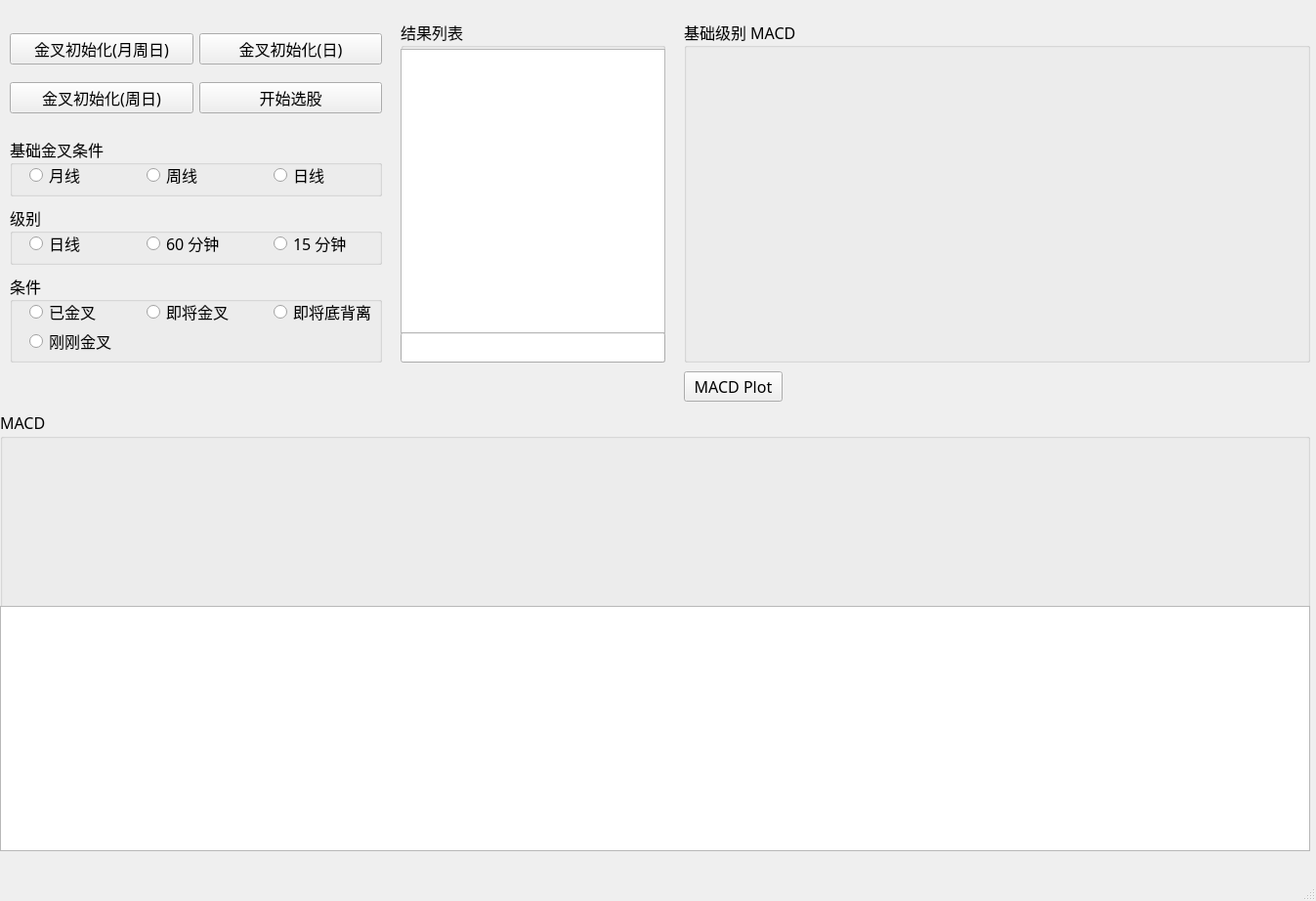
<?xml version="1.0" encoding="UTF-8"?>
<ui version="4.0">
 <class>MainWindow</class>
 <widget class="QMainWindow" name="MainWindow">
  <property name="geometry">
   <rect>
    <x>0</x>
    <y>0</y>
    <width>1347</width>
    <height>922</height>
   </rect>
  </property>
  <property name="font">
   <font>
    <family>微软雅黑</family>
    <pointsize>12</pointsize>
   </font>
  </property>
  <property name="windowTitle">
   <string>MainWindow</string>
  </property>
  <widget class="QWidget" name="centralwidget">
   <widget class="QGroupBox" name="groupBox_3">
    <property name="geometry">
     <rect>
      <x>10</x>
      <y>280</y>
      <width>381</width>
      <height>91</height>
     </rect>
    </property>
    <property name="font">
     <font>
      <family>微软雅黑</family>
      <pointsize>12</pointsize>
      <weight>50</weight>
      <bold>false</bold>
     </font>
    </property>
    <property name="title">
     <string>条件</string>
    </property>
    <widget class="QRadioButton" name="radioButton_8">
     <property name="geometry">
      <rect>
       <x>20</x>
       <y>30</y>
       <width>71</width>
       <height>18</height>
      </rect>
     </property>
     <property name="text">
      <string>已金叉</string>
     </property>
    </widget>
    <widget class="QRadioButton" name="radioButton_9">
     <property name="geometry">
      <rect>
       <x>140</x>
       <y>30</y>
       <width>91</width>
       <height>18</height>
      </rect>
     </property>
     <property name="text">
      <string>即将金叉</string>
     </property>
    </widget>
    <widget class="QRadioButton" name="radioButton_10">
     <property name="geometry">
      <rect>
       <x>270</x>
       <y>30</y>
       <width>111</width>
       <height>18</height>
      </rect>
     </property>
     <property name="text">
      <string>即将底背离</string>
     </property>
    </widget>
    <widget class="QRadioButton" name="radioButton_11">
     <property name="geometry">
      <rect>
       <x>20</x>
       <y>60</y>
       <width>91</width>
       <height>18</height>
      </rect>
     </property>
     <property name="text">
      <string>刚刚金叉</string>
     </property>
    </widget>
   </widget>
   <widget class="QGroupBox" name="groupBox_4">
    <property name="geometry">
     <rect>
      <x>410</x>
      <y>20</y>
      <width>271</width>
      <height>351</height>
     </rect>
    </property>
    <property name="font">
     <font>
      <family>微软雅黑</family>
      <pointsize>12</pointsize>
     </font>
    </property>
    <property name="title">
     <string>结果列表</string>
    </property>
    <widget class="QLineEdit" name="lineEdit">
     <property name="geometry">
      <rect>
       <x>0</x>
       <y>320</y>
       <width>271</width>
       <height>31</height>
      </rect>
     </property>
    </widget>
    <widget class="QListWidget" name="listWidget">
     <property name="geometry">
      <rect>
       <x>0</x>
       <y>30</y>
       <width>271</width>
       <height>291</height>
      </rect>
     </property>
    </widget>
   </widget>
   <widget class="QGroupBox" name="groupBox_2">
    <property name="geometry">
     <rect>
      <x>10</x>
      <y>210</y>
      <width>381</width>
      <height>61</height>
     </rect>
    </property>
    <property name="font">
     <font>
      <family>微软雅黑</family>
      <pointsize>12</pointsize>
      <weight>50</weight>
      <bold>false</bold>
     </font>
    </property>
    <property name="title">
     <string>级别</string>
    </property>
    <widget class="QRadioButton" name="radioButton_6">
     <property name="geometry">
      <rect>
       <x>140</x>
       <y>30</y>
       <width>111</width>
       <height>18</height>
      </rect>
     </property>
     <property name="text">
      <string>60 分钟</string>
     </property>
    </widget>
    <widget class="QRadioButton" name="radioButton_7">
     <property name="geometry">
      <rect>
       <x>270</x>
       <y>30</y>
       <width>111</width>
       <height>18</height>
      </rect>
     </property>
     <property name="text">
      <string>15 分钟</string>
     </property>
    </widget>
    <widget class="QRadioButton" name="radioButton_12">
     <property name="geometry">
      <rect>
       <x>20</x>
       <y>30</y>
       <width>71</width>
       <height>18</height>
      </rect>
     </property>
     <property name="text">
      <string>日线</string>
     </property>
    </widget>
   </widget>
   <widget class="QWidget" name="horizontalLayoutWidget">
    <property name="geometry">
     <rect>
      <x>10</x>
      <y>30</y>
      <width>381</width>
      <height>41</height>
     </rect>
    </property>
    <layout class="QHBoxLayout" name="horizontalLayout">
     <item>
      <widget class="QPushButton" name="pushButton">
       <property name="font">
        <font>
         <family>微软雅黑</family>
         <pointsize>12</pointsize>
        </font>
       </property>
       <property name="text">
        <string>金叉初始化(月周日)</string>
       </property>
      </widget>
     </item>
     <item>
      <widget class="QPushButton" name="pushButton_2">
       <property name="font">
        <font>
         <family>微软雅黑</family>
         <pointsize>12</pointsize>
        </font>
       </property>
       <property name="text">
        <string>金叉初始化(日)</string>
       </property>
      </widget>
     </item>
    </layout>
   </widget>
   <widget class="QGroupBox" name="groupBox">
    <property name="geometry">
     <rect>
      <x>10</x>
      <y>140</y>
      <width>381</width>
      <height>61</height>
     </rect>
    </property>
    <property name="font">
     <font>
      <family>微软雅黑</family>
      <pointsize>12</pointsize>
      <weight>50</weight>
      <bold>false</bold>
     </font>
    </property>
    <property name="title">
     <string>基础金叉条件</string>
    </property>
    <widget class="QRadioButton" name="radioButton">
     <property name="geometry">
      <rect>
       <x>20</x>
       <y>30</y>
       <width>61</width>
       <height>18</height>
      </rect>
     </property>
     <property name="text">
      <string>月线</string>
     </property>
    </widget>
    <widget class="QRadioButton" name="radioButton_2">
     <property name="geometry">
      <rect>
       <x>140</x>
       <y>30</y>
       <width>61</width>
       <height>18</height>
      </rect>
     </property>
     <property name="text">
      <string>周线</string>
     </property>
    </widget>
    <widget class="QRadioButton" name="radioButton_3">
     <property name="geometry">
      <rect>
       <x>270</x>
       <y>30</y>
       <width>61</width>
       <height>18</height>
      </rect>
     </property>
     <property name="text">
      <string>日线</string>
     </property>
    </widget>
   </widget>
   <widget class="QWidget" name="verticalLayoutWidget">
    <property name="geometry">
     <rect>
      <x>50</x>
      <y>380</y>
      <width>611</width>
      <height>31</height>
     </rect>
    </property>
    <layout class="QVBoxLayout" name="verticalLayout">
     <item>
      <widget class="QLabel" name="label">
       <property name="text">
        <string/>
       </property>
       <property name="alignment">
        <set>Qt::AlignLeading|Qt::AlignLeft|Qt::AlignVCenter</set>
       </property>
      </widget>
     </item>
    </layout>
   </widget>
   <widget class="QWidget" name="horizontalLayoutWidget_2">
    <property name="geometry">
     <rect>
      <x>10</x>
      <y>80</y>
      <width>381</width>
      <height>41</height>
     </rect>
    </property>
    <layout class="QHBoxLayout" name="horizontalLayout_2">
     <item>
      <widget class="QPushButton" name="pushButton_3">
       <property name="font">
        <font>
         <family>微软雅黑</family>
         <pointsize>12</pointsize>
        </font>
       </property>
       <property name="text">
        <string>金叉初始化(周日)</string>
       </property>
      </widget>
     </item>
     <item>
      <widget class="QPushButton" name="pushButton_4">
       <property name="font">
        <font>
         <family>微软雅黑</family>
         <pointsize>12</pointsize>
        </font>
       </property>
       <property name="text">
        <string>开始选股</string>
       </property>
      </widget>
     </item>
    </layout>
   </widget>
   <widget class="QGroupBox" name="groupBox_6">
    <property name="geometry">
     <rect>
      <x>0</x>
      <y>420</y>
      <width>1341</width>
      <height>451</height>
     </rect>
    </property>
    <property name="title">
     <string>MACD </string>
    </property>
    <widget class="QWidget" name="gridLayoutWidget_2">
     <property name="geometry">
      <rect>
       <x>0</x>
       <y>20</y>
       <width>1341</width>
       <height>171</height>
      </rect>
     </property>
     <layout class="QGridLayout" name="gridLayout_2"/>
    </widget>
    <widget class="QGraphicsView" name="graphicsView">
     <property name="geometry">
      <rect>
       <x>0</x>
       <y>200</y>
       <width>1341</width>
       <height>251</height>
      </rect>
     </property>
    </widget>
   </widget>
   <widget class="QGroupBox" name="groupBox_7">
    <property name="geometry">
     <rect>
      <x>700</x>
      <y>20</y>
      <width>641</width>
      <height>351</height>
     </rect>
    </property>
    <property name="title">
     <string>基础级别 MACD </string>
    </property>
    <widget class="QWidget" name="gridLayoutWidget">
     <property name="geometry">
      <rect>
       <x>0</x>
       <y>30</y>
       <width>641</width>
       <height>311</height>
      </rect>
     </property>
     <layout class="QGridLayout" name="gridLayout"/>
    </widget>
   </widget>
   <widget class="QPushButton" name="pushButton_5">
    <property name="geometry">
     <rect>
      <x>700</x>
      <y>380</y>
      <width>101</width>
      <height>31</height>
     </rect>
    </property>
    <property name="text">
     <string>MACD Plot</string>
    </property>
   </widget>
  </widget>
  <widget class="QMenuBar" name="menubar">
   <property name="geometry">
    <rect>
     <x>0</x>
     <y>0</y>
     <width>1347</width>
     <height>23</height>
    </rect>
   </property>
  </widget>
  <widget class="QStatusBar" name="statusbar"/>
 </widget>
 <resources/>
 <connections/>
</ui>
